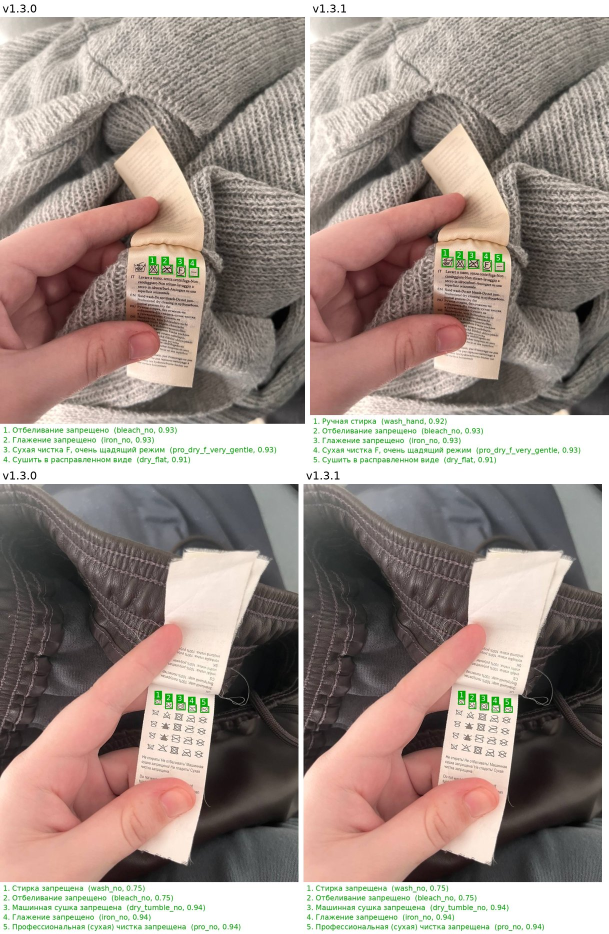
#> input picture comparison/new_photos_v1.3.0_vs_v1.3.1.jpg, 1217 x 1868 px (shown at 1/2 size)
$ python -i preprocessing.py   (imports and definitions only)
#> lines starting #> are read from the running program, lines starting #| are printed output that depends on the picture
"""Image loading/validation and generic preprocessing."""
from __future__ import annotations

import io
from pathlib import Path

import cv2
import numpy as np
from PIL import Image, ImageOps, UnidentifiedImageError

SUPPORTED_FORMATS = {"JPEG", "PNG", "WEBP", "BMP", "TIFF", "MPO"}
WORK_MAX_SIDE = 1800      # large camera photos are downscaled for processing
MIN_SIDE = 64             # below this nothing meaningful can be recognised


class InvalidImageError(ValueError):
    pass


# [66 lines left out: functions load_image, to_working, ink_is_dark, not called in this run]


def normalize_illumination(gray: np.ndarray) -> np.ndarray:
    """Divide by a smooth background estimate (removes gradients / soft shadows).
    Gentle: no smoothing of the strokes themselves."""
    h, w = gray.shape
    k = max(15, (min(h, w) // 8) | 1)
    small = cv2.resize(gray, (max(8, w // 4), max(8, h // 4)), interpolation=cv2.INTER_AREA)
    bg = cv2.morphologyEx(small, cv2.MORPH_CLOSE, cv2.getStructuringElement(cv2.MORPH_ELLIPSE, (max(3, k // 4 | 1),) * 2))
    bg = cv2.GaussianBlur(bg, (0, 0), max(2.0, k / 16))
    bg = cv2.resize(bg, (w, h), interpolation=cv2.INTER_LINEAR).astype(np.float32)
    out = gray.astype(np.float32) / np.maximum(bg, 1.0) * 235.0
    return np.clip(out, 0, 255).astype(np.uint8)

>>> import cv2
>>> picture = cv2.imread('../comparison/new_photos_v1.3.0_vs_v1.3.1.jpg', cv2.IMREAD_GRAYSCALE)
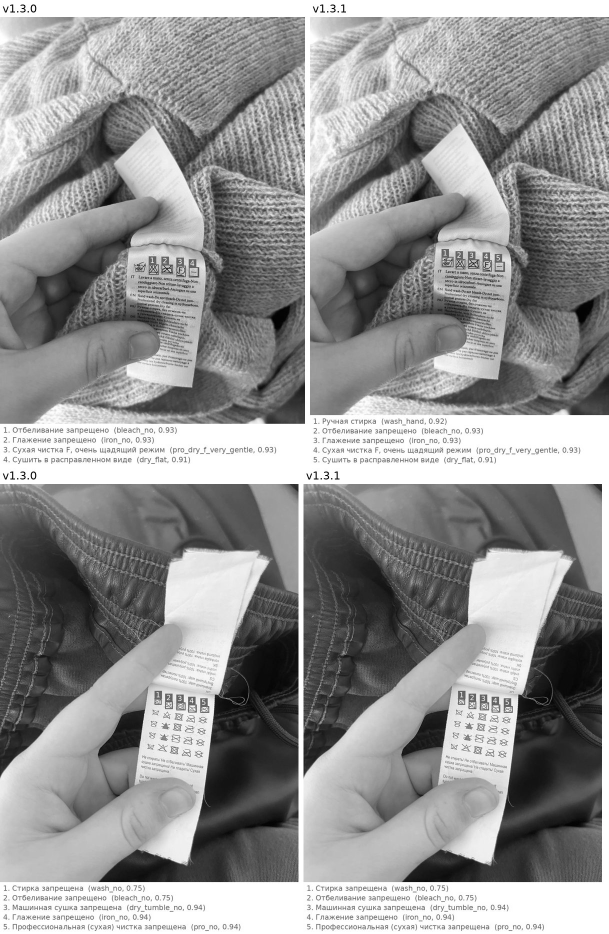
#> picture: shape (1868, 1217) (shown at 1/2 size); min 0, max 255, mean 147.3
>>> result = normalize_illumination(picture)
#> in normalize_illumination, `small = cv2.resize(gray, (max(8, w // 4), max(8, h // 4)), interpolati..`:
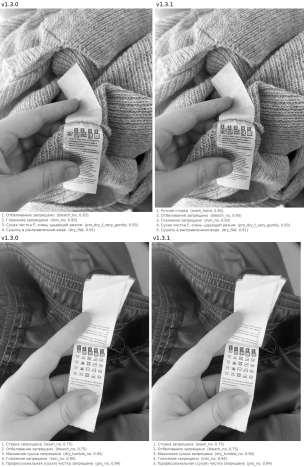
#> small: shape (467, 304); min 3, max 255, mean 147.3
#> in normalize_illumination, `bg = cv2.morphologyEx(small, cv2.MORPH_CLOSE, cv2.getStructuringElemen..`:
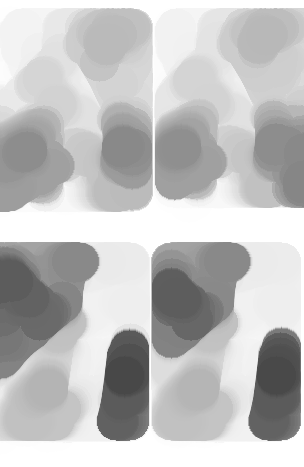
#> bg: shape (467, 304); min 72, max 255, mean 192.3
#> in normalize_illumination, `bg = cv2.GaussianBlur(bg, (0, 0), max(2.0, k / 16))`:
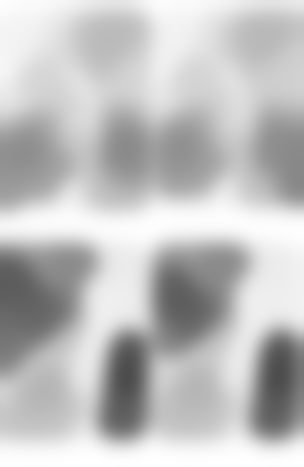
#> bg: shape (467, 304); min 76, max 255, mean 192.2
#> in normalize_illumination, `out = gray.astype(np.float32) / np.maximum(bg, 1.0) * 235.0`:
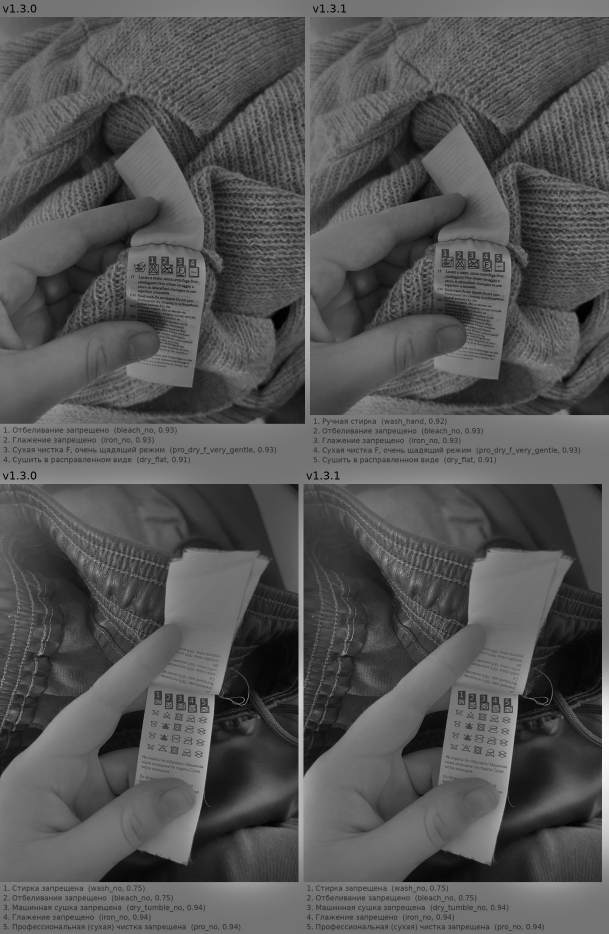
#> out: shape (1868, 1217) float32 (shown at 1/2 size); min 0, max 521.1, mean 175.1; drawn with min black and max white
#> in normalize_illumination, `return np.clip(out, 0, 255).astype(np.uint8)`:
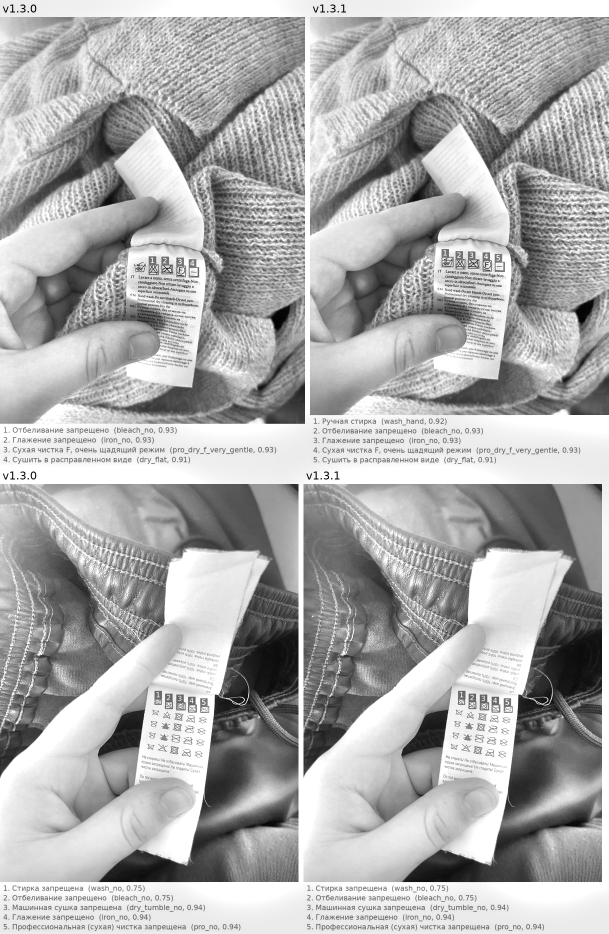
#> returned value: shape (1868, 1217) (shown at 1/2 size); min 0, max 255, mean 172.6
